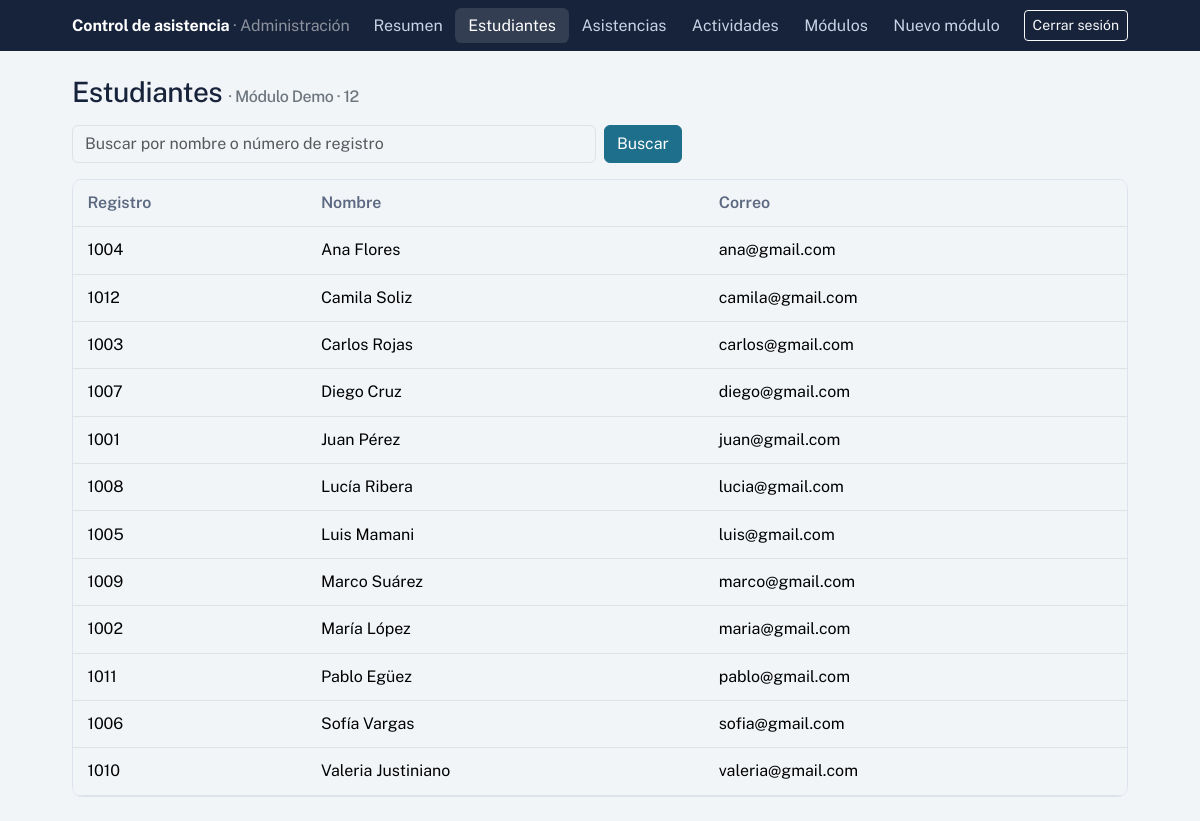
The page /panel/estudiantes/ (signed in) on the database its author committed.
### asistencia/models.py (models this page shows, shortened)
class Modulo(models.Model):
    nombre = models.CharField(max_length=120)
    activo = models.BooleanField(default=False)
    creado_en = models.DateTimeField(auto_now_add=True)
    class Meta:
        constraints = [
            models.UniqueConstraint(
                fields=["activo"],
                condition=Q(activo=True),
                name="un_solo_modulo_activo",
            )
        ]
    @classmethod
    def activo_actual(cls):
        return cls.objects.filter(activo=True).first()

class Estudiante(models.Model):
    modulo = models.ForeignKey(Modulo, on_delete=models.CASCADE, related_name="estudiantes")
    nro_registro = models.CharField("número de registro", max_length=30)
    nombre = models.CharField("nombre completo", max_length=150)
    correo = models.EmailField("correo electrónico")
    class Meta:
        constraints = [
            models.UniqueConstraint(fields=["modulo", "nro_registro"], name="registro_unico_por_modulo"),
            models.UniqueConstraint(fields=["modulo", "correo"], name="correo_unico_por_modulo"),
        ]
        ordering = ["nombre"]

### asistencia/views.py (the view)
# urls.py: path("panel/estudiantes/", views.estudiantes, name="estudiantes"),
@admin_required
def estudiantes(request):
    modulo = Modulo.activo_actual()
    if not modulo:
        return _sin_modulo(request)
    q = request.GET.get("q", "").strip()
    qs = modulo.estudiantes.all()
    if q:
        qs = qs.filter(Q(nombre__icontains=q) | Q(nro_registro__icontains=q))
    page = Paginator(qs, 25).get_page(request.GET.get("page"))
    return render(request, "panel/estudiantes.html", {"page": page, "q": q, "modulo": modulo, "qs": f"q={q}&"})

### templates/panel/estudiantes.html (shortened to what this page needs)
{% extends "panel/base_panel.html" %}
{% block content %}
<h1 class="h3 mb-3">Estudiantes <span class="text-secondary fs-6">· {{ modulo.nombre }} · {{ page.paginator.count }}</span></h1>
<form class="row g-2 mb-3" method="get">
  <div class="col-sm-8 col-md-6"><input class="form-control" name="q" value="{{ q }}" placeholder="Buscar por nombre o número de registro"></div>
  <div class="col-auto"><button class="btn btn-primary">Buscar</button>{% if q %} <a class="btn btn-link" href="{% url 'estudiantes' %}">Limpiar</a>{% endif %}</div>
</form>
<div class="panel table-responsive"><table class="table mb-0">
  <thead><tr><th>Registro</th><th>Nombre</th><th>Correo</th></tr></thead>
  <tbody>{% for e in page %}
    <tr><td>{{ e.nro_registro }}</td><td>{{ e.nombre }}</td><td>{{ e.correo }}</td></tr>
  {% empty %}<tr><td colspan="3" class="text-center text-secondary py-4">Ningún estudiante coincide con la búsqueda.</td></tr>{% endfor %}</tbody>
</table></div>
{% endblock %}

### templates/base.html (style rules this page uses)
:root { --ink: #17233B; --accent: #1E6F8C; --paper: #F2F5F8; --ok: #1F8A5B; --bad: #C2413B; --warn: #B7791F; --bs-body-font-family: "Public Sans", system-ui, sans-serif; --bs-body-bg: var(--paper); --bs-body-color: var(--ink); --bs-primary: var(--accent); --bs-primary-rgb: 30,111,140; }
.btn-primary { --bs-btn-bg: var(--accent); --bs-btn-border-color: var(--accent); --bs-btn-hover-bg: #17586f; --bs-btn-hover-border-color: #17586f; --bs-btn-active-bg: #124a5e; --bs-btn-active-border-color: #124a5e; }
h1, h2, h3 { letter-spacing: -.015em; font-weight: 700; }
.panel { background: #fff; border: 1px solid #dde3ec; border-radius: .6rem; }
.table > :not(caption) > * > * { padding: .7rem .9rem; }
.table thead th { font-weight: 600; color: #5b6880; border-bottom-width: 1px; }

### rows shown on the page
Modulo: nombre "Módulo Demo"
Estudiante: nro_registro "1004", nombre "Ana Flores", correo "ana@gmail.com"
Estudiante: nro_registro "1012", nombre "Camila Soliz", correo "camila@gmail.com"
Estudiante: nro_registro "1003", nombre "Carlos Rojas", correo "carlos@gmail.com"
Estudiante: nro_registro "1007", nombre "Diego Cruz", correo "diego@gmail.com"
Estudiante: nro_registro "1001", nombre "Juan Pérez", correo "juan@gmail.com"
Estudiante: nro_registro "1008", nombre "Lucía Ribera", correo "lucia@gmail.com"
Estudiante: nro_registro "1005", nombre "Luis Mamani", correo "luis@gmail.com"
Estudiante: nro_registro "1009", nombre "Marco Suárez", correo "marco@gmail.com"
Estudiante: nro_registro "1002", nombre "María López", correo "maria@gmail.com"
Estudiante: nro_registro "1011", nombre "Pablo Egüez", correo "pablo@gmail.com"
Estudiante: nro_registro "1006", nombre "Sofía Vargas", correo "sofia@gmail.com"
Estudiante: nro_registro "1010", nombre "Valeria Justiniano", correo "valeria@gmail.com"

### other values the page prints
{{ page.paginator.count }} "12"
